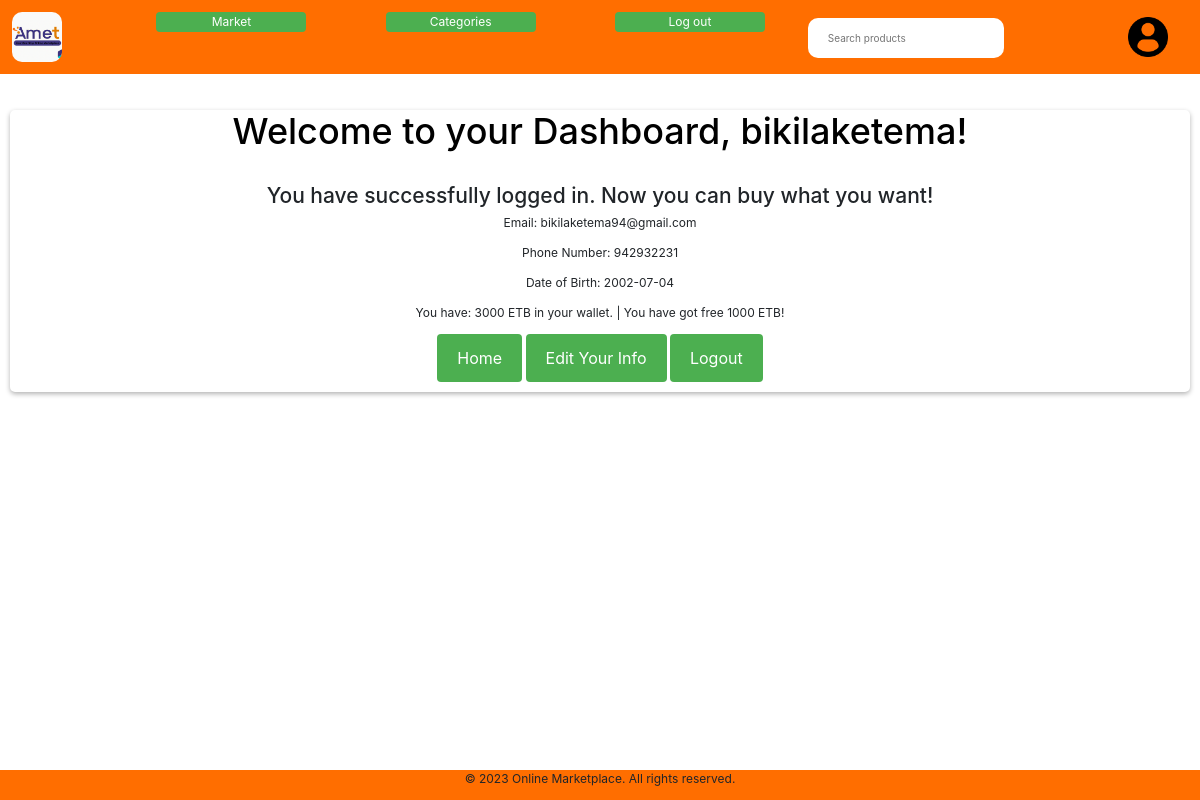
The page /dashboard (signed in) on the database its author committed.
### packages/models.py (models this page shows, shortened)
class User(db.Model, UserMixin):
    id = db.Column(db.Integer(), primary_key=True)
    username = db.Column(db.String(length=20), nullable=False, unique=True)
    email = db.Column(db.String(length=20), nullable=False, unique=True)
    phone = db.Column(db.Integer(), nullable=False, unique=True)
    budget = db.Column(db.Integer(), nullable=False, default=1000)
    dob = db.Column(db.Date())
    password_hash = db.Column(db.String(length=20), nullable=False)
    product = db.relationship('Product',backref='owned_user',lazy=True)
    @property
    def password(self):
        return self.password

### packages/routes.py (the view)
@app.route('/dashboard')
@login_required
def dashboard():
    users = User.query.all()
    return render_template('dashboard.html',user=users)

### packages/models.py (called while the page is built)
@login_manager.user_loader
def Load_user(user_id):
    return User.query.get(int(user_id))

### packages/templates/dashboard.html (shortened to what this page needs)
{% extends 'base.html' %}
{% block css %}
<link href="{{ url_for('static', filename='base.css') }}" rel="stylesheet">
<link href="{{ url_for('static', filename='signup.css') }}" rel="stylesheet">
{% endblock %}
{% block content %}
{% if current_user.is_authenticated %}
<h1>Welcome to your Dashboard, {{ current_user.username }}!</h1>
<h3>You have successfully logged in. Now you can buy what you want!</h3>
<p>Email: {{ current_user.email }}</p>
<p>Phone Number: {{ current_user.phone }}</p>
<p>Date of Birth: {{ current_user.dob }}</p>
<p>You have: {{ current_user.budget }} ETB in your wallet. | You have got free 1000 ETB!</p>
<button class="dashboard-button"><a href="{{ url_for('market') }}">Home</a></button>
<button class="dashboard-button" id="ed"><a href="#">Edit Your Info</a></button>
<button class="dashboard-button"><a href="{{ url_for('logout') }}">Logout</a></button>
{% else %}
<h3>You have successfully created an account please click the button below and Log in.<h3>
<button class="dashboard-button"><a href="{{ url_for('login') }}">Log in</a></button>
{% endif %}
{% endblock %}

### packages/static/base.css (style rules this page uses)
html { box-sizing: border-box; font-family: 'Courier New', Courier, monospace; font-size: 12px; }
* { box-sizing: border-box; }
*, *:before, *:after { box-sizing: inherit; }
body { margin: 0; }

### packages/static/signup.css (style rules this page uses)
h1 { font-size: 24px; margin-bottom: 30px; color: #000000; }
#signup-button, .dashboard-button, .signup-btn, .index-btn { background-color: #4CAF50; color: #fff; border: none; border-radius: 4px; padding: 12px 20px; cursor: pointer; font-size: 16px; margin-bottom: 10px; }
.index-btn, .dashboard-button > a { text-decoration: none; color: #fff; }
@media (min-width: 768px) { h1 { font-size: 3vw; } }
@media (min-width: 768px) { p { font-size: 1vw; } }

### rows shown on the page
User: username "bikilaketema", email "bikilaketema94@gmail.com", phone "942932231", dob "2002-07-04", budget "3000"
